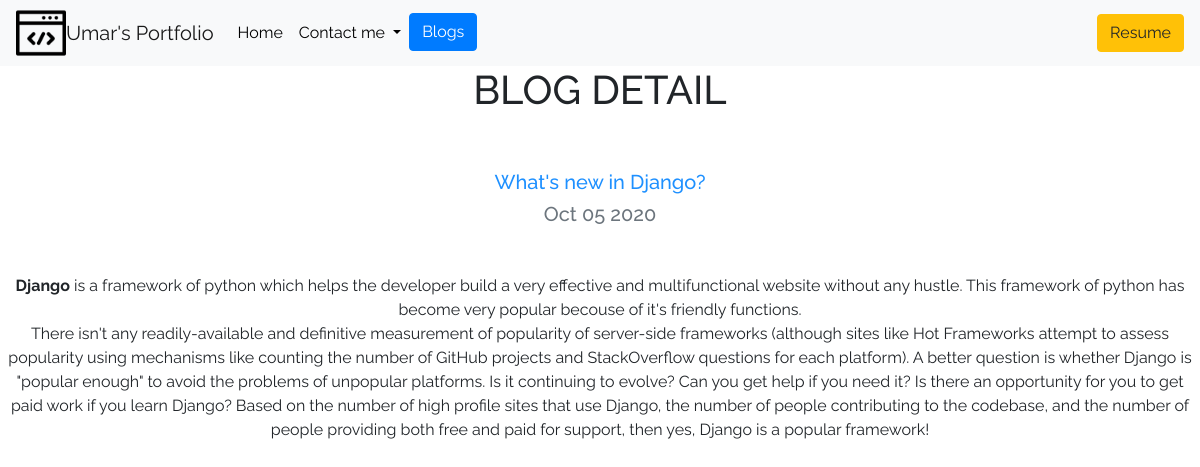
Page /blog/2 on the committed database.
### blog/models.py (models this page shows, shortened)
class Blog(models.Model):
    title = models.CharField(max_length=100)
    description = models.CharField(max_length=20000)
    date = models.DateField(max_length=20)

### blog/views.py (the view)
# urls.py: path('<int:blog_id>',views.details, name= 'details')
def details(request,blog_id):
    blog = get_object_or_404(Blog, pk=blog_id)
    return render(request,'blog/details.html',{'blog':blog})

### blog/templates/blog/details.html
{% extends 'portfolio/base.html' %}
{% block content %}
<div style="text-align: center;">
    <h1> BLOG DETAIL</h1>
    <br>
    <br>
    <h5 style="color: dodgerblue;">{{blog.title}}</h5>
    <h5 class="text-center text-muted mb-5">{{blog.date|date:'M d Y'}}</h5>
    <p>{{blog.description|safe}}</p>
</div>
{% endblock %}

### portfolio/static/portfolio/custom.css (style rules this page uses)
body { font-family: 'Raleway', sans-serif; }

### rows in the picture
Blog: title "What's new in Django?", date "Oct 05 2020", description "Django is a framework of python which helps the developer build a very effective and multifunctional website without any hustle. This framework of python has become very popular becouse of it's friendly functions. There isn't any readily-available and definitive measurement of popularity of server-side frameworks (although sites like Hot Frameworks attempt to assess popularity using mechanisms like counting the number of GitHub projects and StackOverflow questions for each platform). A better question is whether Django is \"popular enough\" to avoid the problems of unpopular platforms. Is it continuing to evolve? Can you get help if you need it? Is there an opportunity for you to get paid…"
